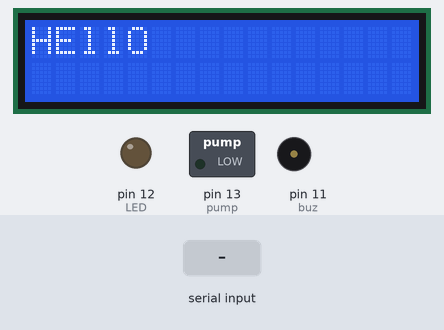
The sketch below on a simulated Arduino Uno, built with avr-gcc and run on an emulated ATmega328P. On the bench: 16×2 character LCD, switched loads named in the sketch (green lamp = pin HIGH), output pins drawn as LEDs (lit = HIGH), buzzer (waves = sounding, pin HIGH). The inputs (shaded band) are chosen by the test bench. The modem accepts every AT command (registered, SIM ready, sends succeed) and sends nothing else.

Above: at 1.2 s.
1.3 s: "p" received over Serial
At 2.5 s:
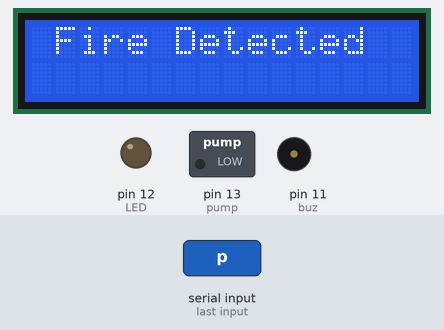
At 5.5 s:
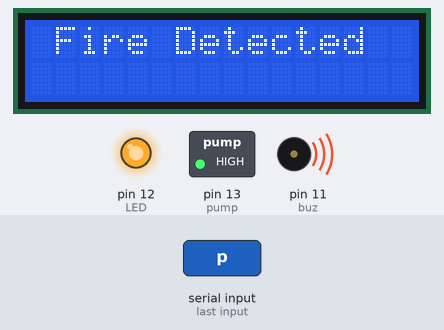
Timing chart, 0 to 7.0 s (numbered marks = the images above; inputs shaded):
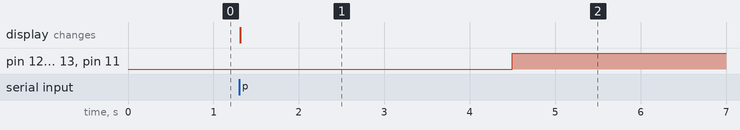

Measured:
- after the input at 1.3 s, pin 12 (LED), pin 13 (pump), pin 11 (buz): LOW → HIGH after 3.2 s; the display: changes at once (image 1)

The sketch:

Arduino_code_for_response.ino
```cpp
#include <SoftwareSerial.h>
#include<string.h>
SoftwareSerial gsm_module(9, 10);   //initialise serial ports for communication with GSM module

#include <LiquidCrystal.h>
const int rs = 7, en = 6, d4 = 5, d5 = 4, d6 = 3, d7 = 2;
LiquidCrystal lcd(rs, en, d4, d5, d6, d7);   //initialise LCD display

int pump=13;   //pin for contrlling water pump
int LED=12;    //pin for controlling LEDs
int buz=11;    //pin for controlling buzzer
int d=0;

int ledState = LOW;    //initial LED state
int pumpState = LOW;   //initial water pump state
unsigned long previousMillis = 0;
const long interval = 200;
unsigned long previousMillis2 = 0;
const long interval2 = 30000;

void setup() {
    gsm_module.begin(9600);    //start communication with GSM
    lcd.begin(16, 2);          //start communication with LCD
    pinMode(LED, OUTPUT);      //initialise LED pin as OUTPUT
    pinMode(buz, OUTPUT);      //initialise buzzer pin as OUTPUT
    pinMode(pump, OUTPUT);     //initialise pump pin as OUTPUT
    lcd.print("HEllO");
    Serial.begin(9600);        //start serial communication with PC
}

void loop() {
    d=Serial.read();        //read output from PC

    if(d == 'p') {         //if fire detected
        lcd.clear();
        lcd.print(" Fire Detected ");    //diaplay message on LCD
        SendMessage();     //send message to owners number
        Blink();           //activate water pump, LEDs and buzzer
    }

    if(d == 's' ) {        //if no fire detected
        lcd.clear();
        lcd.print("Capturing Video...");
        digitalWrite(LED, LOW);
        digitalWrite(buz, LOW);
        unsigned long currentMillis2 = millis();
        if((unsigned long)(currentMillis2 - previousMillis2) >= interval2) {
            digitalWrite(pump, LOW);
            previousMillis2 = currentMillis2;
        }
        delay(5);
    }
}

void SendMessage() {        //Functon for sending message
    gsm_module.println("AT+CMGF=1");    //Sets the GSM Module in Text Mode
    delay(1000);  // Delay of 1000 milli seconds or 1 second
    gsm_module.println("AT+CMGS=\"+919988872138\"\r"); //Phone number on which alert is sent
    delay(1000);
    gsm_module.println("Fire detected at LAT: 30.742308, LONG: 76.738843");    //SMS alert
    delay(100);
    gsm_module.println((char)26);    //ASCII code of CTRL+Z
    delay(1000);
}

void Blink() {      //Function for controlling LEDs, pump, buzzer
    unsigned long currentMillis = millis();
    if (currentMillis - previousMillis >= interval) {
        previousMillis = currentMillis;
        ledState = HIGH;
        digitalWrite(LED, HIGH);
        digitalWrite(buz, HIGH);
        digitalWrite(pump, HIGH);
        delay(5000);

    }
}
```
